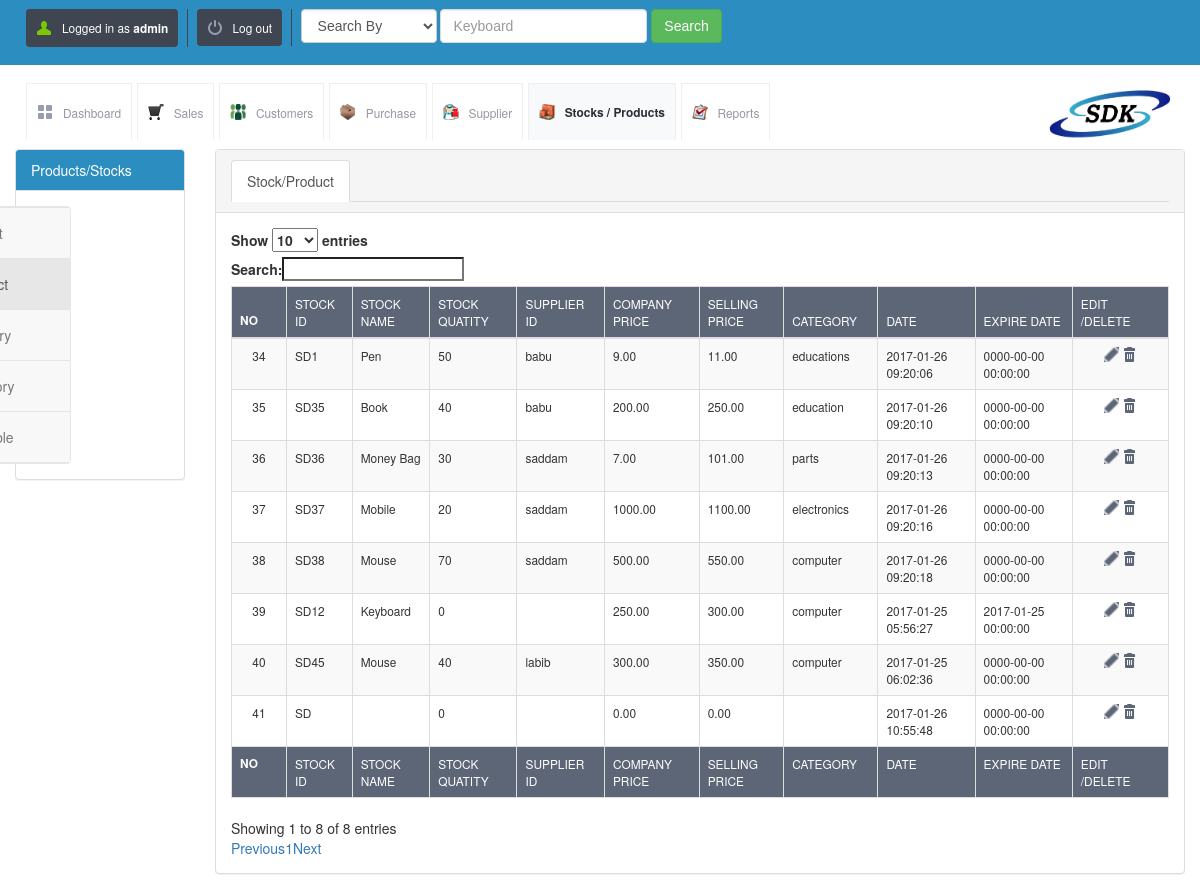
The app's page /view_product.php (signed in), older data.
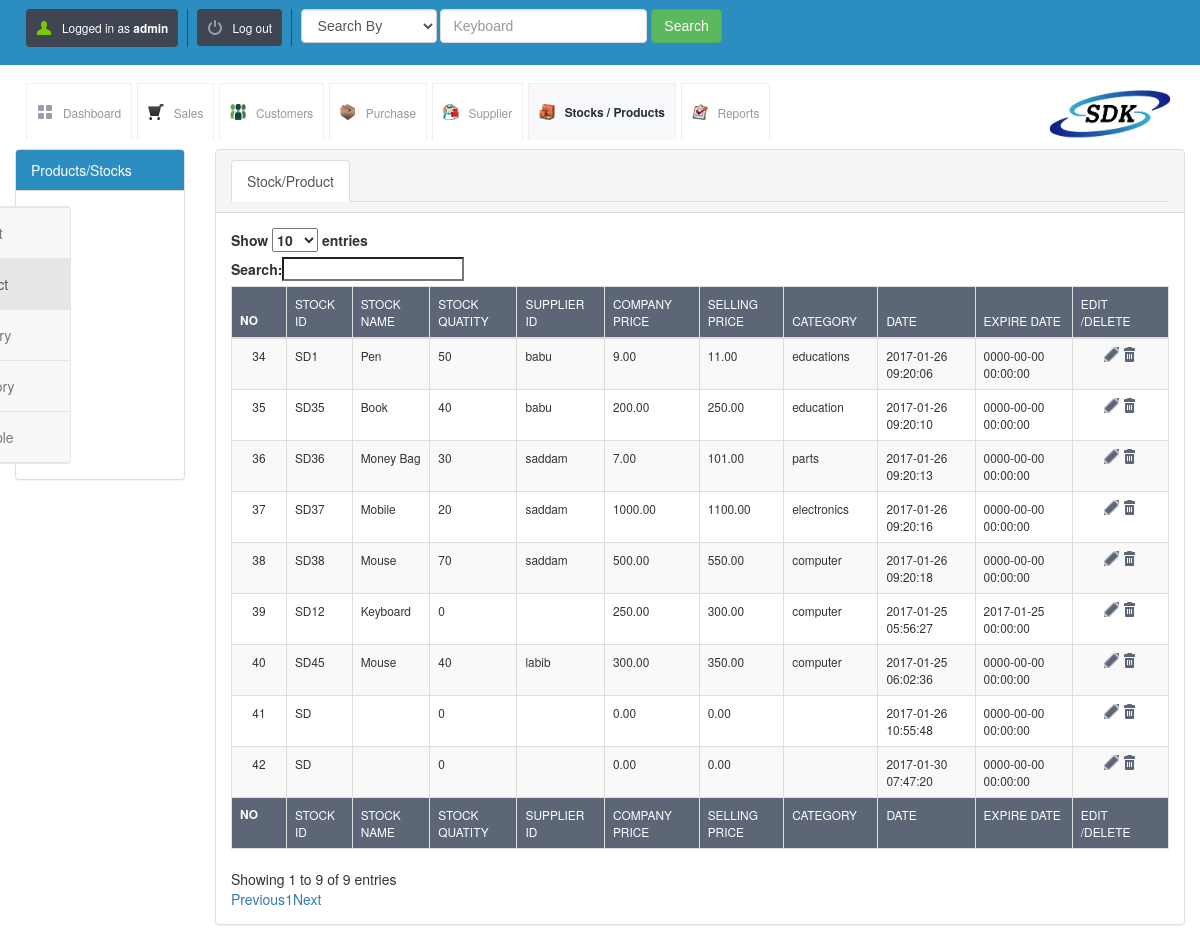
The same page, newer data.
### tables this page shows
CREATE TABLE `stock_details` (
  `id` int(10) UNSIGNED NOT NULL,
  `stock_id` varchar(120) NOT NULL,
  `stock_name` varchar(120) NOT NULL,
  `stock_quantity` int(11) NOT NULL,
  `supplier_id` varchar(250) NOT NULL,
  `company_price` decimal(10,2) NOT NULL,
  `selling_price` decimal(10,2) NOT NULL,
  `category` varchar(120) NOT NULL,
  `date` timestamp NOT NULL DEFAULT CURRENT_TIMESTAMP ON UPDATE CURRENT_TIMESTAMP,
  `expire_date` datetime NOT NULL
);

### init.php (called while the page is built, shortened)
<?php
include("lib/db.class.php");
$db = new DB($config['database'], $config['host'], $config['username'], $config['password']);
$POSNIC = array();
$POSNIC['username'] = $_SESSION['username'];
$POSNIC['usertype'] = $_SESSION['usertype'];
$POSNIC['msg'] = '';
?>

### config.php (called while the page is built)
<?php $config["database"] = "SDK"; $config["host"]= "localhost";$config["username"]= "root"; $config["password"]= "";?>

### lib/db.class.php (called while the page is built, shortened)
<?php
  class DB
  {
    function DB($base, $server, $user, $pass)
    {
      $this->connection = mysqli_connect($server, $user, $pass, $base);
    }
    function getMicroTime()
    {
      list($msec, $sec) = explode(' ', microtime());
      return floor($sec / 1000) + $msec;
    }
  }
?>

### view_product.php (the view, shortened to what this page needs)
<?php include("master_head.php"); ?>
<div class="container-fluid">
    <div class="row">
           <div class="col-md-2">
            <div class="panel panel-default">
              <div class="panel-heading epanel">Products/Stocks</div>
              <div class="panel-body">
              <nav class="navbar navbar-default sidebar" role="navigation">
                <div class="collapse navbar-collapse" id="bs-sidebar-navbar-collapse-1">
                  <ul class="nav navbar-nav">
                      <li><a href="add_stock.php">Add Stock/Product</a></li>
                      <li class="active"><a href="view_product.php">View Stock/Product</a></li>
                      <li><a href="add_category.php">Add Stock Category</a></li>
                      <li><a href="view_category.php">view Stock Category</a></li>
                      <li><a href="view_stock_availability.php">view Stock Available</a></li>
                  </ul>
                </div>
            </nav>
              </div>
            </div>
        </div>
        <div class="col-md-10">
        <div class="panel panel-default">
              <div class="panel-heading">
              <ul class="nav nav-tabs" role="tablist">
                  <li class="active">
                    <a href="#products" role="tab" data-toggle="tab">Stock/Product</a>
                  </li>
                </ul>
              </div>
              <div class="panel-body">
               <div class="tab-content">
                  <div class="tab-pane active" id="products">
                <table id="example" class="table table-striped table-bordered dt-responsive nowrap" cellspacing="0" width="100%">
                <thead>
                <tr>
                    <th>No</th>
                    <th>stock id</th>
                    <th>stock name</th>
                    <th>stock quatity</th>
                    <th>supplier id</th>
                    <th>company price</th>
                    <th>selling price</th>
                    <th>category</th>
                    <th>date</th>
                    <th>expire date</th>
                    <th>Edit /Delete</th>
                </tr>
                </thead>
                <tfoot>
                <tr>
                    <th>No</th>
                    <th>stock id</th>
                    <th>stock name</th>
                    <th>stock quatity</th>
                    <th>supplier id</th>
                    <th>company price</th>
                    <th>selling price</th>
                    <th>category</th>
                    <th>date</th>
                    <th>expire date</th>
                    <th>Edit /Delete</th>
                </tr>
                </tfoot>
                <tbody>
                    <?php
                    $sql = "SELECT * FROM stock_details";
                    $result = mysqli_query($db->connection, $sql);
                    while ($row = mysqli_fetch_array($result)) {
                        ?>
                    <tr>
                        <td><?php echo $row['id']; ?></td>
                        <td><?php echo $row['stock_id']; ?></td>
                        <td><?php echo $row['stock_name']; ?></td>
                        <td><?php echo $row['stock_quantity']; ?></td>
                        <td><?php echo $row['supplier_id']; ?></td>
                        <td><?php echo $row['company_price']; ?></td>
                        <td><?php echo $row['selling_price']; ?></td>
                        <td><?php echo $row['category']; ?></td>
                        <td><?php echo $row['date']; ?></td>
                        <td><?php echo $row['expire_date']; ?></td>
                        <td>
                            <a href="update_stock.php?sid=<?php echo $row['id']; ?>&table=stock_details"
                               class="table-actions-button ic-table-edit">
                            </a>
                            <a onclick="return confirmSubmit()"
                               href="delete.php?id=<?php echo $row['id']; ?>&table=stock_details"
                               class="table-actions-button ic-table-delete">
                            </a>
                        </td>
                    </tr>
                    <?php  } ?>
                    </tbody>
                    </table>
                  </div>
                </div>
              </div>
            </div>
        </div>
    </div>
</div>
</body>
</html>

### master_head.php (shortened to what this page needs)
<?php
include_once("init.php");
?>
<!DOCTYPE html>
<html lang="en">
<head>
<?php include("assets/css.php"); ?>
</head>
<body>
<?php include_once("tpl/top_bar.php"); ?>
<?php include("tpl/header_tab.php"); ?>

### assets/css.php (shortened to what this page needs)
<link rel="stylesheet" href="css/style.css">
<link rel="stylesheet" href="css/bootstrap.css">
<link rel="stylesheet" href="https://maxcdn.bootstrapcdn.com/bootstrap/3.3.7/css/bootstrap.min.css">
<link rel="stylesheet" href="https://maxcdn.bootstrapcdn.com/font-awesome/4.7.0/css/font-awesome.min.css">
<link rel="stylesheet" href="//maxcdn.bootstrapcdn.com/bootstrap/3.3.7/css/bootstrap.min.css">
<link rel="stylesheet" href="https://cdn.datatables.net/1.10.13/css/dataTables.bootstrap.min.css">
<link rel="stylesheet" href="https://cdn.datatables.net/buttons/1.2.4/css/buttons.bootstrap.min.css">
<link rel="stylesheet" href="assets/packages/bootstrap-datepicker/css/bootstrap-datepicker.css">
<link rel="stylesheet" href="css/estyle.css">
<link rel="stylesheet" href="https://cdn.datatables.net/responsive/2.1.1/css/responsive.bootstrap.min.css">

### tpl/top_bar.php (shortened to what this page needs)
<div id="top-bar">
	<div class="page-full-width cf">
		<ul id="nav" class="fl">
			<li class="v-sep"><a href="#" class="round button dark menu-user image-left">Logged in as <strong><?php echo $POSNIC['username'] ?></strong></a></li>
			<li class="v-sep"><a href="logout.php" class="round button dark menu-logoff image-left">Log out</a></li>
			<li>
				<form class="form-inline" action="view_product_search_result.php" method="post">
					<div class="form-group">
						<select name="search_for" id="search_for" class="form-control">
							<option value="">Search By</option>
						</select>
					</div>
					<div class="form-group">
						<input type="text" class="form-control" name="search_key" id="search_key" placeholder="Keyboard">
					</div>
					<button class="btn btn-success"  name="btn_prd_search" id="btn_prd_search">Search</button>
				</form>
			</li>
		</ul>
	</div>
</div>

### tpl/header_tab.php
<div id="header-with-tabs">
    <div class="page-full-width cf">
        <ul id="tabs" class="fl">
            <li id="dashboard-tab"><a href="dashboard.php" class="dashboard-tab">Dashboard</a></li>
            <li id="sales-tab"><a href="view_sales.php" class="sales-tab">Sales</a></li>
            <li id="customers-tab"><a href="view_customers.php" class="customers-tab">Customers</a></li>
            <li id="purchase-tab"><a href="view_purchase.php" class="purchase-tab">Purchase</a></li>
            <li id="supplier-tab"><a href="view_supplier.php" class="supplier-tab">Supplier</a></li>
            <li id="stock-tab"><a href="view_product.php" class="stock-tab">Stocks / Products</a></li>
            <li id="report-tab"><a href="view_report.php" class="report-tab">Reports</a></li>
        </ul>
        <a href="#" id="company-branding-small" class="fr"><img src="upload/posnic.png"/></a>
    </div>
</div>

### css/style.css (style rules this page uses)
*, html, body, div, dl, dt, dd, ul, ol, li, h1, h2, h3, h4, h5, h6, pre, form, label, fieldset, input, p, blockquote, th, td { margin: 0; padding: 0; }
table { border-collapse: collapse; border-spacing: 0; }
fieldset, img { border: 0; }
address, caption, cite, code, dfn, em, strong, th, var { font-style: normal; font-weight: normal; }
caption, th { text-align: left; }
strong { font-weight: bold; }
a img { border: none; }
a { text-decoration: none; }
body { font-size: 1em; }
.cf:before, .cf:after { content: ""; display: table; }
.cf:after { clear:both; }
.cf { zoom: 1; }
.round { border-radius: 0.3125em; -moz-border-radius: 0.3125em; -webkit-border-radius: 0.3125em; }
.fl { float: left; }
.fr { float: right; }
body, form { font-family: "Droid Sans", Helvetica, Arial, sans-serif; line-height: 1.125em; }
p, .button, form input, ul#nav li ul, ul#tabs, div.side-menu ul li a, table, .information-box, .confirmation-box, .error-box, .error-message, .warning-box, ol, .regular-ul, .custom-ul, blockquote, cite { font-size: 0.85em; }
a { color: #2069b4; }
.page-full-width { padding: 0 1.875em; }
.button { padding: 0.833em; display: inline-block; text-decoration: none; background-repeat: no-repeat; }
.dark { background-color: #3f4551; color: white; }
.image-left { background-position: 0.833em center; padding-left: 3em; }
.ic-table-edit { background-image: url("../images/icons/table/actions-edit.png"); }
.ic-table-delete { background-image: url("../images/icons/table/actions-delete.png"); }
.menu-logoff { background-image: url("../images/icons/menu/menu-logoff.png"); }
.menu-user { background-image: url("../images/icons/menu/menu-user.png"); }
form input[type="text"], input[type="password"], textarea { border: 1px solid #d9dbdd; outline: none; }
ul#nav { list-style-type: none; }
ul#nav > li { float: left; margin-right: 0.312em; position: relative; }
ul#nav li:first-child { margin-left: 0; }
ul#nav li.v-sep { border-right: 1px solid #3f4551; margin-right: 0.625em; padding-right: 0.625em; }
div#top-bar { background-color: #2C8DC0; padding: 0.625em 0; }
div#header-with-tabs { padding: 1.25em 0 0 0; }
a#company-branding-small img { height: 60px; }
ul#tabs { list-style-type: none; }
ul#tabs li { float: left; }
ul#tabs li a { border: 1px solid #eeefef; border-bottom: none; padding: 1.666em 0.833em; margin: 0 0.416em -1px 0; display: block; color: #9498a1; }
ul#tabs li a.dashboard-tab { background: transparent url('../images/tab-dashboard.png') no-repeat 0.833em center ; padding-left: 3em; }
ul#tabs li a.sales-tab { background: transparent url('../images/sales-icon.png') no-repeat 0.833em center ; padding-left: 3em; }
ul#tabs li a.customers-tab { background: transparent url('../images/customer-icon.png') no-repeat 0.833em center ; padding-left: 3em; }
ul#tabs li a.purchase-tab { background: transparent url('../images/purchase-icon.png') no-repeat 0.833em center ; padding-left: 3em; }
ul#tabs li a.supplier-tab { background: transparent url('../images/supplier-icon.png') no-repeat 0.833em center ; padding-left: 3em; }
ul#tabs li a.stock-tab { background: transparent url('../images/stock-icon.png') no-repeat 0.833em center ; padding-left: 3em; }
ul#tabs li a.report-tab { background: transparent url('../images/report-icon.png') no-repeat 0.833em center ; padding-left: 3em; }
ul#tabs li a.active-tab, ul#tabs li a.active-tab:hover { background-color: #f8f9fa; font-weight: bold; color: #2a2e36; }
table { width: 100%; margin-bottom: 1.25em; }
table th { background-color: #5d6677; color: white; text-transform: uppercase; padding: 1.25em 0 1.25em 1.25em; border-left: 1px solid #747c8a; }
table tbody td { padding: 0.833em 0 0.833em 1.25em; border-left: 1px solid white; border-bottom: 1px solid #f8f9fa; }
table tbody tr:nth-child(odd) { background-color: #f8f9fa; }
table td:first-child, table th:first-child { width: 4em ; text-align: center; padding: 0; border: none; border-bottom: 1px solid #f8f9fa; }
table td:last-child, table th:last-child { width: 7em; text-align: center; padding: 0; }
a.table-actions-button { width: 1.25em; height: 1.25em; display: inline-block; background-position: center center; }
table.form td:first-child, table th:first-child { width: 4em ; text-align: left; font-weight:900; padding: 0; padding-left: 10px; border: none; border-bottom: 1px solid #f8f9fa; }
table.form td:last-child, table th:last-child { width: 7em; text-align: left; padding: 0; padding-left: 10px; padding: 0; }

Row changes from the older to the newer data that the page shows:
added stock_details: id "42", stock "SD", stock_quantity "0", company_price "0.00", selling_price "0.00", date "2017-01-30 07:47:20", expire_date "0000-00-00 00:00:00"
Text that changed along with them:
text written by a page script: "Show entries Search: Showing 1 to 8 of 8 entries Previous 1 Next" → "Show entries Search: Showing 1 to 9 of 9 entries Previous 1 Next"
